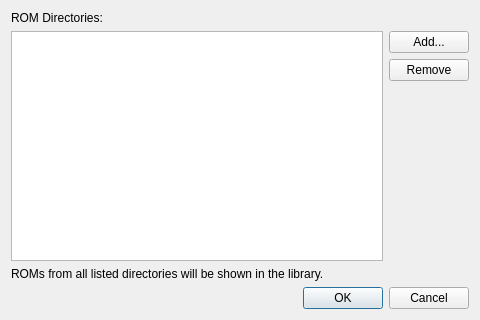
<?xml version="1.0" encoding="UTF-8"?>
<ui version="4.0">
 <class>ROMLibrarySettingsDialog</class>
 <widget class="QDialog" name="ROMLibrarySettingsDialog">
  <property name="geometry">
   <rect>
    <x>0</x>
    <y>0</y>
    <width>480</width>
    <height>320</height>
   </rect>
  </property>
  <property name="windowTitle">
   <string>ROM Library Settings - melonDS</string>
  </property>
  <layout class="QVBoxLayout" name="mainLayout">
   <item>
    <widget class="QLabel" name="lblTitle">
     <property name="text">
      <string>ROM Directories:</string>
     </property>
    </widget>
   </item>
   <item>
    <layout class="QHBoxLayout" name="listButtonLayout">
     <item>
      <widget class="QListWidget" name="lstDirectories">
       <property name="editTriggers">
        <set>QAbstractItemView::NoEditTriggers</set>
       </property>
       <property name="alternatingRowColors">
        <bool>true</bool>
       </property>
      </widget>
     </item>
     <item>
      <layout class="QVBoxLayout" name="buttonsLayout">
       <item>
        <widget class="QPushButton" name="btnAdd">
         <property name="text">
          <string>Add...</string>
         </property>
        </widget>
       </item>
       <item>
        <widget class="QPushButton" name="btnRemove">
         <property name="text">
          <string>Remove</string>
         </property>
        </widget>
       </item>
       <item>
        <spacer name="buttonSpacer">
         <property name="orientation">
          <enum>Qt::Vertical</enum>
         </property>
         <property name="sizeHint" stdset="0">
          <size>
           <width>20</width>
           <height>40</height>
          </size>
         </property>
        </spacer>
       </item>
      </layout>
     </item>
    </layout>
   </item>
   <item>
    <widget class="QLabel" name="lblHint">
     <property name="text">
      <string>ROMs from all listed directories will be shown in the library.</string>
     </property>
     <property name="wordWrap">
      <bool>true</bool>
     </property>
    </widget>
   </item>
   <item>
    <widget class="QDialogButtonBox" name="buttonBox">
     <property name="orientation">
      <enum>Qt::Horizontal</enum>
     </property>
     <property name="standardButtons">
      <set>QDialogButtonBox::Cancel|QDialogButtonBox::Ok</set>
     </property>
    </widget>
   </item>
  </layout>
 </widget>
 <resources/>
 <connections>
  <connection>
   <sender>buttonBox</sender>
   <signal>accepted()</signal>
   <receiver>ROMLibrarySettingsDialog</receiver>
   <slot>accept()</slot>
   <hints>
    <hint type="sourcelabel">
     <x>248</x>
     <y>254</y>
    </hint>
    <hint type="destinationlabel">
     <x>157</x>
     <y>274</y>
    </hint>
   </hints>
  </connection>
  <connection>
   <sender>buttonBox</sender>
   <signal>rejected()</signal>
   <receiver>ROMLibrarySettingsDialog</receiver>
   <slot>reject()</slot>
   <hints>
    <hint type="sourcelabel">
     <x>316</x>
     <y>260</y>
    </hint>
    <hint type="destinationlabel">
     <x>286</x>
     <y>274</y>
    </hint>
   </hints>
  </connection>
 </connections>
</ui>
